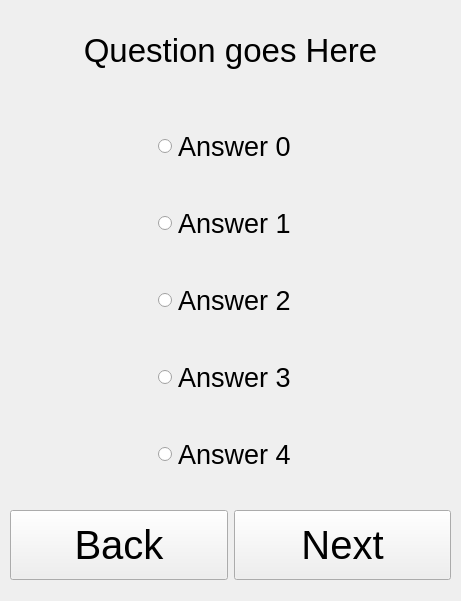
<?xml version="1.0" encoding="UTF-8"?>
<ui version="4.0">
 <class>Form</class>
 <widget class="QWidget" name="Form">
  <property name="geometry">
   <rect>
    <x>0</x>
    <y>0</y>
    <width>461</width>
    <height>601</height>
   </rect>
  </property>
  <property name="windowTitle">
   <string>Form</string>
  </property>
  <widget class="QLabel" name="questionBox">
   <property name="geometry">
    <rect>
     <x>0</x>
     <y>10</y>
     <width>461</width>
     <height>81</height>
    </rect>
   </property>
   <property name="font">
    <font>
     <pointsize>25</pointsize>
    </font>
   </property>
   <property name="text">
    <string>Question goes Here</string>
   </property>
   <property name="alignment">
    <set>Qt::AlignCenter</set>
   </property>
   <property name="wordWrap">
    <bool>true</bool>
   </property>
  </widget>
  <widget class="QWidget" name="gridLayoutWidget">
   <property name="geometry">
    <rect>
     <x>10</x>
     <y>500</y>
     <width>441</width>
     <height>91</height>
    </rect>
   </property>
   <layout class="QGridLayout" name="gridLayout">
    <item row="0" column="1">
     <widget class="QPushButton" name="pushButton_next">
      <property name="minimumSize">
       <size>
        <width>0</width>
        <height>70</height>
       </size>
      </property>
      <property name="font">
       <font>
        <pointsize>30</pointsize>
       </font>
      </property>
      <property name="text">
       <string>Next</string>
      </property>
     </widget>
    </item>
    <item row="0" column="0">
     <widget class="QPushButton" name="pushButton_back">
      <property name="minimumSize">
       <size>
        <width>0</width>
        <height>70</height>
       </size>
      </property>
      <property name="font">
       <font>
        <pointsize>30</pointsize>
       </font>
      </property>
      <property name="text">
       <string>Back</string>
      </property>
     </widget>
    </item>
   </layout>
  </widget>
  <widget class="QWidget" name="gridLayoutWidget_2">
   <property name="geometry">
    <rect>
     <x>2</x>
     <y>110</y>
     <width>451</width>
     <height>381</height>
    </rect>
   </property>
   <layout class="QGridLayout" name="gridLayout_2">
    <item row="0" column="0">
     <widget class="QRadioButton" name="radioButton_0">
      <property name="sizePolicy">
       <sizepolicy hsizetype="Maximum" vsizetype="Fixed">
        <horstretch>0</horstretch>
        <verstretch>0</verstretch>
       </sizepolicy>
      </property>
      <property name="minimumSize">
       <size>
        <width>0</width>
        <height>70</height>
       </size>
      </property>
      <property name="baseSize">
       <size>
        <width>0</width>
        <height>0</height>
       </size>
      </property>
      <property name="font">
       <font>
        <pointsize>20</pointsize>
       </font>
      </property>
      <property name="layoutDirection">
       <enum>Qt::LeftToRight</enum>
      </property>
      <property name="text">
       <string>Answer 0</string>
      </property>
     </widget>
    </item>
    <item row="1" column="0">
     <widget class="QRadioButton" name="radioButton_1">
      <property name="sizePolicy">
       <sizepolicy hsizetype="Maximum" vsizetype="Fixed">
        <horstretch>0</horstretch>
        <verstretch>0</verstretch>
       </sizepolicy>
      </property>
      <property name="minimumSize">
       <size>
        <width>0</width>
        <height>70</height>
       </size>
      </property>
      <property name="baseSize">
       <size>
        <width>0</width>
        <height>0</height>
       </size>
      </property>
      <property name="font">
       <font>
        <pointsize>20</pointsize>
       </font>
      </property>
      <property name="layoutDirection">
       <enum>Qt::LeftToRight</enum>
      </property>
      <property name="text">
       <string>Answer 1</string>
      </property>
     </widget>
    </item>
    <item row="2" column="0">
     <widget class="QRadioButton" name="radioButton_2">
      <property name="sizePolicy">
       <sizepolicy hsizetype="Maximum" vsizetype="Fixed">
        <horstretch>0</horstretch>
        <verstretch>0</verstretch>
       </sizepolicy>
      </property>
      <property name="minimumSize">
       <size>
        <width>0</width>
        <height>70</height>
       </size>
      </property>
      <property name="baseSize">
       <size>
        <width>0</width>
        <height>0</height>
       </size>
      </property>
      <property name="font">
       <font>
        <pointsize>20</pointsize>
       </font>
      </property>
      <property name="layoutDirection">
       <enum>Qt::LeftToRight</enum>
      </property>
      <property name="text">
       <string>Answer 2</string>
      </property>
     </widget>
    </item>
    <item row="3" column="0">
     <widget class="QRadioButton" name="radioButton_3">
      <property name="sizePolicy">
       <sizepolicy hsizetype="Maximum" vsizetype="Fixed">
        <horstretch>0</horstretch>
        <verstretch>0</verstretch>
       </sizepolicy>
      </property>
      <property name="minimumSize">
       <size>
        <width>0</width>
        <height>70</height>
       </size>
      </property>
      <property name="baseSize">
       <size>
        <width>0</width>
        <height>0</height>
       </size>
      </property>
      <property name="font">
       <font>
        <pointsize>20</pointsize>
       </font>
      </property>
      <property name="layoutDirection">
       <enum>Qt::LeftToRight</enum>
      </property>
      <property name="text">
       <string>Answer 3</string>
      </property>
     </widget>
    </item>
    <item row="4" column="0">
     <widget class="QRadioButton" name="radioButton_4">
      <property name="sizePolicy">
       <sizepolicy hsizetype="Maximum" vsizetype="Fixed">
        <horstretch>0</horstretch>
        <verstretch>0</verstretch>
       </sizepolicy>
      </property>
      <property name="minimumSize">
       <size>
        <width>0</width>
        <height>70</height>
       </size>
      </property>
      <property name="baseSize">
       <size>
        <width>0</width>
        <height>0</height>
       </size>
      </property>
      <property name="font">
       <font>
        <pointsize>20</pointsize>
       </font>
      </property>
      <property name="layoutDirection">
       <enum>Qt::LeftToRight</enum>
      </property>
      <property name="text">
       <string>Answer 4</string>
      </property>
     </widget>
    </item>
   </layout>
  </widget>
 </widget>
 <resources/>
 <connections/>
</ui>
